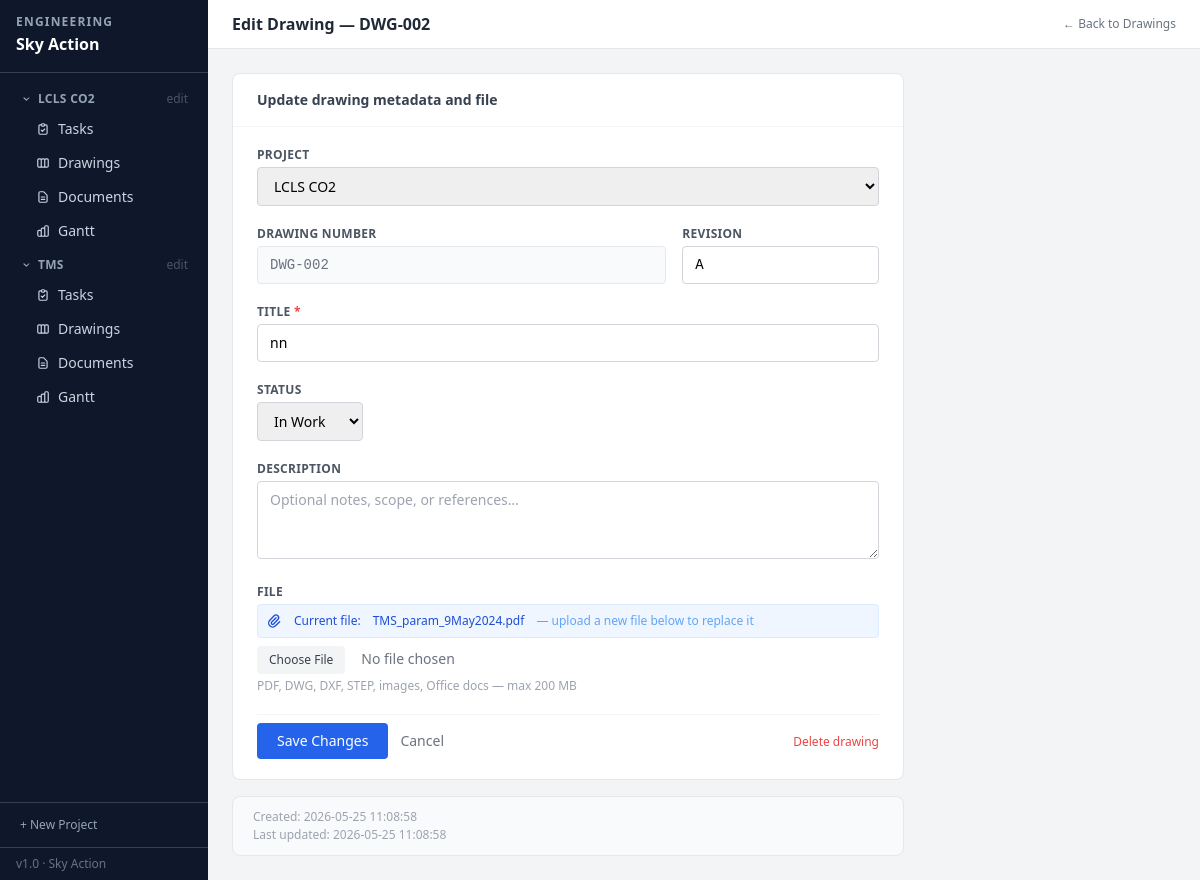
The page /drawings/10/edit on the database its author committed.
### tables this page shows
CREATE TABLE projects (
    id          INTEGER PRIMARY KEY AUTOINCREMENT,
    name        TEXT NOT NULL,
    description TEXT DEFAULT '',
    status      TEXT NOT NULL DEFAULT 'Active',
    created_at  TEXT NOT NULL DEFAULT (datetime('now','localtime')),
    updated_at  TEXT NOT NULL DEFAULT (datetime('now','localtime'))
);

CREATE TABLE drawings (
    id          INTEGER PRIMARY KEY AUTOINCREMENT,
    number      TEXT UNIQUE NOT NULL,
    title       TEXT NOT NULL,
    revision    TEXT NOT NULL DEFAULT 'A',
    status      TEXT NOT NULL DEFAULT 'In Work',
    description TEXT DEFAULT '',
    filename    TEXT,
    orig_name   TEXT,
    created_at  TEXT NOT NULL DEFAULT (datetime('now','localtime')),
    updated_at  TEXT NOT NULL DEFAULT (datetime('now','localtime'))
, project_id INTEGER REFERENCES projects(id) ON DELETE SET NULL);

### app.py (the view, shortened to what this page needs)
@app.route('/drawings/<int:id>/edit', methods=['GET', 'POST'])
def drawing_edit(id):
    db = get_db()
    row = db.execute("SELECT * FROM drawings WHERE id=?", (id,)).fetchone()
    if not row:
        abort(404)
    return render_template('drawing_form.html', drawing=row, auto=None, default_project='')

### app.py (called while the page is built)
def get_db():
    if 'db' not in g:
        g.db = sqlite3.connect(str(DB_PATH))
        g.db.row_factory = sqlite3.Row
        g.db.execute("PRAGMA foreign_keys = ON")
    return g.db

@app.context_processor
def inject_globals():
    from datetime import date
    projects = get_db().execute("SELECT * FROM projects ORDER BY name").fetchall()
    return {'now': date.today().isoformat(), 'all_projects': projects}

### templates/drawing_form.html (shortened to what this page needs)
{% extends "base.html" %}
{% block header %}{% if drawing %}Edit Drawing — {{ drawing.number }}{% else %}New Drawing{% endif %}{% endblock %}
{% block header_actions %}
  <a href="{{ url_for('drawings') }}" class="text-xs text-gray-500 hover:text-gray-700">← Back to Drawings</a>
{% endblock %}
{% block content %}
<div class="max-w-2xl">
  <div class="bg-white rounded-lg border border-gray-200">
    <div class="px-6 py-4 border-b border-gray-100">
      <h2 class="font-semibold text-gray-700">
        {% if drawing %}Update drawing metadata and file{% else %}Register a new drawing{% endif %}
      </h2>
    </div>
    <form method="post" enctype="multipart/form-data" class="px-6 py-5 space-y-5">
      <div>
        <label class="block text-xs font-semibold text-gray-600 uppercase tracking-wide mb-1">Project</label>
        <select name="project_id"
                class="w-full border border-gray-300 rounded px-3 py-2 text-sm focus:outline-none focus:ring-2 focus:ring-blue-400">
          {% for p in all_projects %}
            <option value="{{ p.id }}"
              {% if (drawing and drawing.project_id == p.id) or (not drawing and default_project == p.id | string) %}selected{% endif %}>
              {{ p.name }}
            </option>
          {% endfor %}
        </select>
      </div>
      <div class="grid grid-cols-3 gap-4">
        <div class="col-span-2">
          <label class="block text-xs font-semibold text-gray-600 uppercase tracking-wide mb-1">Drawing Number</label>
          {% if drawing %}
            <input type="text" value="{{ drawing.number }}" readonly
                   class="w-full border border-gray-200 bg-gray-50 rounded px-3 py-2 text-sm font-mono text-gray-500 cursor-not-allowed">
          {% endif %}
        </div>
        <div>
          <label class="block text-xs font-semibold text-gray-600 uppercase tracking-wide mb-1">Revision</label>
          <input type="text" name="revision"
                 value="{{ drawing.revision if drawing else 'A' }}"
                 maxlength="8"
                 class="w-full border border-gray-300 rounded px-3 py-2 text-sm font-mono focus:outline-none focus:ring-2 focus:ring-blue-400"
                 placeholder="A">
        </div>
      </div>
      <div>
        <label class="block text-xs font-semibold text-gray-600 uppercase tracking-wide mb-1">
          Title <span class="text-red-500">*</span>
        </label>
        <input type="text" name="title" required
               value="{{ drawing.title if drawing else '' }}"
               class="w-full border border-gray-300 rounded px-3 py-2 text-sm focus:outline-none focus:ring-2 focus:ring-blue-400"
               placeholder="e.g. Assembly — Main Frame">
      </div>
      <div>
        <label class="block text-xs font-semibold text-gray-600 uppercase tracking-wide mb-1">Status</label>
        <select name="status"
                class="border border-gray-300 rounded px-3 py-2 text-sm focus:outline-none focus:ring-2 focus:ring-blue-400">
          {% for s in ['In Work', 'Released', 'Obsolete'] %}
            <option value="{{ s }}" {% if (drawing and drawing.status == s) or (not drawing and s == 'In Work') %}selected{% endif %}>
              {{ s }}
            </option>
          {% endfor %}
        </select>
      </div>
      <div>
        <label class="block text-xs font-semibold text-gray-600 uppercase tracking-wide mb-1">Description</label>
        <textarea name="description" rows="3"
                  class="w-full border border-gray-300 rounded px-3 py-2 text-sm focus:outline-none focus:ring-2 focus:ring-blue-400 resize-y"
                  placeholder="Optional notes, scope, or references…">{{ drawing.description if drawing else '' }}</textarea>
      </div>
      <div>
        <label class="block text-xs font-semibold text-gray-600 uppercase tracking-wide mb-1">File</label>
        {% if drawing and drawing.filename %}
          <div class="flex items-center gap-3 mb-2 p-2 bg-blue-50 border border-blue-100 rounded text-xs text-blue-700">
            <svg class="w-4 h-4 flex-shrink-0" fill="none" stroke="currentColor" viewBox="0 0 24 24">
              <path stroke-linecap="round" stroke-linejoin="round" stroke-width="2"
                    d="M15.172 7l-6.586 6.586a2 2 0 102.828 2.828l6.414-6.586a4 4 0 00-5.656-5.656l-6.415 6.585a6 6 0 108.486 8.486L20.5 13"/>
            </svg>
            Current file:
            <a href="{{ url_for('drawing_file', id=drawing.id) }}"
               class="font-medium hover:underline">{{ drawing.orig_name }}</a>
            <span class="text-blue-400">— upload a new file below to replace it</span>
          </div>
        {% endif %}
        <input type="file" name="file"
               class="block w-full text-sm text-gray-500
                      file:mr-4 file:py-1.5 file:px-3 file:rounded file:border-0
                      file:text-xs file:font-medium file:bg-gray-100 file:text-gray-700
                      hover:file:bg-gray-200 cursor-pointer"
               accept=".pdf,.dwg,.dxf,.step,.stp,.iges,.igs,.stl,.png,.jpg,.jpeg,.gif,.tif,.tiff,.bmp,.svg,.doc,.docx,.xls,.xlsx,.ppt,.pptx,.txt,.csv,.zip">
        <div class="text-xs text-gray-400 mt-1">PDF, DWG, DXF, STEP, images, Office docs — max 200 MB</div>
      </div>
      <div class="flex items-center gap-3 pt-2 border-t border-gray-100">
        <button type="submit"
                class="bg-blue-600 hover:bg-blue-700 text-white text-sm font-medium px-5 py-2 rounded transition-colors">
          {% if drawing %}Save Changes{% else %}Create Drawing{% endif %}
        </button>
        <a href="{{ url_for('drawings') }}" class="text-sm text-gray-500 hover:text-gray-700">Cancel</a>
        {% if drawing %}
          <div class="flex-1 text-right">
            <form action="{{ url_for('drawing_delete', id=drawing.id) }}" method="post"
                  onsubmit="return confirm('Permanently delete {{ drawing.number }}?')">
              <button type="submit" class="text-xs text-red-500 hover:text-red-700">Delete drawing</button>
            </form>
          </div>
        {% endif %}
      </div>
    </form>
  </div>
  {% if drawing %}
  <div class="mt-4 bg-gray-50 border border-gray-200 rounded-lg px-5 py-3 text-xs text-gray-400 space-y-0.5">
    <div>Created: {{ drawing.created_at }}</div>
    <div>Last updated: {{ drawing.updated_at }}</div>
  </div>
  {% endif %}
</div>
{% endblock %}

### templates/base.html (shortened to what this page needs)
<!DOCTYPE html>
<html lang="en">
<head>
  <script src="https://cdn.tailwindcss.com"></script>
</head>
<body class="bg-gray-100 min-h-screen flex text-sm">
  <nav class="w-52 bg-slate-900 text-white flex flex-col min-h-screen flex-shrink-0 fixed top-0 left-0 h-full z-10">
    <div class="px-4 py-4 border-b border-slate-700">
      <div class="text-xs font-bold text-slate-400 uppercase tracking-widest leading-none">Engineering</div>
      <div class="text-base font-bold text-white mt-1">Sky Action</div>
    </div>
    <ul class="flex-1 p-2 space-y-1 mt-1 overflow-y-auto">
      {% for proj in all_projects %}
      {% set active_proj = request.args.get('project_name') == proj.name %}
      <li>
        <button onclick="toggleProj({{ proj.id }}, this)"
                class="w-full flex items-center gap-1.5 px-3 py-1.5 rounded text-xs font-semibold uppercase tracking-wide transition-colors
                       {% if active_proj %}text-white{% else %}text-slate-400 hover:text-white{% endif %}">
          <svg id="chev-{{ proj.id }}" class="w-3 h-3 flex-shrink-0" style="transform:rotate(90deg);transition:transform 0.15s" fill="currentColor" viewBox="0 0 20 20">
            <path fill-rule="evenodd" d="M7.293 4.707a1 1 0 011.414 0l4 4a1 1 0 010 1.414l-4 4a1 1 0 01-1.414-1.414L10.586 9 7.293 5.707a1 1 0 010-1.414z" clip-rule="evenodd"/>
          </svg>
          {{ proj.name }}
          <a href="{{ url_for('project_edit', id=proj.id) }}"
             onclick="event.stopPropagation()"
             class="ml-auto text-slate-600 hover:text-slate-300 text-xs font-normal normal-case tracking-normal">edit</a>
        </button>
        <ul id="proj-{{ proj.id }}" class="ml-4 space-y-0.5 mb-1">
          <li>
            <a href="{{ url_for('tasks', project_name=proj.name) }}"
               class="flex items-center gap-2 px-3 py-1.5 rounded text-sm font-medium transition-colors
                      {% if 'task' in (request.endpoint or '') and active_proj %}bg-slate-600 text-white{% else %}text-slate-300 hover:bg-slate-700 hover:text-white{% endif %}">
              <svg class="w-3.5 h-3.5 flex-shrink-0" fill="none" stroke="currentColor" viewBox="0 0 24 24">
                <path stroke-linecap="round" stroke-linejoin="round" stroke-width="2" d="M9 5H7a2 2 0 00-2 2v12a2 2 0 002 2h10a2 2 0 002-2V7a2 2 0 00-2-2h-2M9 5a2 2 0 002 2h2a2 2 0 002-2M9 5a2 2 0 012-2h2a2 2 0 012 2m-6 9l2 2 4-4"/>
              </svg>
              Tasks
            </a>
          </li>
          <li>
            <a href="{{ url_for('drawings', project_name=proj.name) }}"
               class="flex items-center gap-2 px-3 py-1.5 rounded text-sm font-medium transition-colors
                      {% if 'drawing' in (request.endpoint or '') and active_proj %}bg-slate-600 text-white{% else %}text-slate-300 hover:bg-slate-700 hover:text-white{% endif %}">
              Drawings
            </a>
          </li>
          <li>
            <a href="{{ url_for('documents', project_name=proj.name) }}"
               class="flex items-center gap-2 px-3 py-1.5 rounded text-sm font-medium transition-colors
                      {% if 'document' in (request.endpoint or '') and active_proj %}bg-slate-600 text-white{% else %}text-slate-300 hover:bg-slate-700 hover:text-white{% endif %}">
              <svg class="w-3.5 h-3.5 flex-shrink-0" fill="none" stroke="currentColor" viewBox="0 0 24 24">
                <path stroke-linecap="round" stroke-linejoin="round" stroke-width="2" d="M9 12h6m-6 4h6m2 5H7a2 2 0 01-2-2V5a2 2 0 012-2h5.586a1 1 0 01.707.293l5.414 5.414a1 1 0 01.293.707V19a2 2 0 01-2 2z"/>
              </svg>
              Documents
            </a>
          </li>
          <li>
            <a href="{{ url_for('gantt', project_name=proj.name) }}"
               class="flex items-center gap-2 px-3 py-1.5 rounded text-sm font-medium transition-colors
                      {% if request.endpoint == 'gantt' and active_proj %}bg-slate-600 text-white{% else %}text-slate-300 hover:bg-slate-700 hover:text-white{% endif %}">
              Gantt
            </a>
          </li>
        </ul>
      </li>
      {% else %}
      <li class="px-3 py-2 text-xs text-slate-500 italic">No projects yet.</li>
      {% endfor %}
    </ul>
    <div class="px-2 py-2 border-t border-slate-700">
      <a href="{{ url_for('project_new') }}"
         class="flex items-center gap-2 px-3 py-1.5 rounded text-xs text-slate-400 hover:text-white hover:bg-slate-700 transition-colors">
        + New Project
      </a>
    </div>
    <div class="px-4 py-2 border-t border-slate-700 text-xs text-slate-500">v1.0 · Sky Action</div>
  </nav>
  <div class="flex-1 flex flex-col min-h-screen ml-52">
    <header class="bg-white border-b border-gray-200 px-6 py-3 flex items-center gap-3 sticky top-0 z-10">
      <h1 class="text-base font-semibold text-gray-800">{% block header %}{% endblock %}</h1>
      <div class="flex items-center gap-2">{% block header_actions %}{% endblock %}</div>
    </header>
    <main class="flex-1 p-6">
      {% block content %}{% endblock %}
    </main>
  </div>
</body>
</html>

### rows shown on the page
projects: name "LCLS CO2"
projects: name "TMS"
drawings: number "DWG-002", project_id "LCLS CO2", revision "A", title "nn", status "In Work", orig_name "TMS_param_9May2024.pdf", created_at "2026-05-25 11:08:58", updated_at "2026-05-25 11:08:58"
